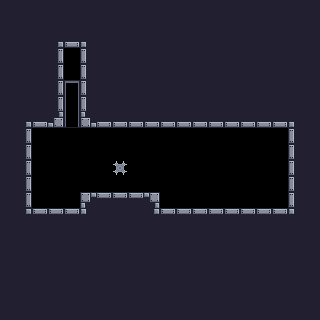

The image is a tile-based game level rendered from a .tmx file. Its description and complete source (layers, tilesets, objects, tile grids) follow:
An orthogonal 20x20 tile map with 16x16 px tiles, 1 tile layer (Tile Layer 1) and 8 objects (6x Attachable, Controllable, Victory).

<map version="1.9" tiledversion="1.9.0" orientation="orthogonal" renderorder="right-down" width="20" height="20" tilewidth="16" tileheight="16" infinite="0" nextlayerid="4" nextobjectid="24">
 <tileset firstgid="1" source="../tilesets/default_tileset.tsx" />
 <layer id="1" name="Tile Layer 1" width="20" height="20">
  <data encoding="csv">
18,18,18,18,18,18,18,18,18,18,18,18,18,18,18,18,18,18,18,18,
18,18,18,18,18,18,18,18,18,18,18,18,18,18,18,18,18,18,18,18,
18,18,18,4,34,5,18,18,18,18,18,18,18,18,18,18,18,18,18,18,
18,18,18,19,0,17,18,18,18,18,18,18,18,18,18,18,18,18,18,18,
18,18,18,19,0,17,18,18,18,18,18,18,18,18,18,18,18,18,18,18,
18,18,18,19,25,17,18,18,18,18,18,18,18,18,18,18,18,18,18,18,
18,18,18,19,41,17,18,18,18,18,18,18,18,18,18,18,18,18,18,18,
18,4,34,35,57,33,34,34,34,34,34,34,34,34,34,34,34,34,5,18,
18,19,0,0,0,0,0,0,0,0,0,0,0,0,0,0,0,0,17,18,
18,19,0,0,0,0,0,0,0,0,0,0,0,0,0,0,0,0,17,18,
18,19,0,0,0,0,0,8,0,0,0,0,0,0,0,0,0,0,17,18,
18,19,0,0,0,0,0,0,0,0,0,0,0,0,0,0,0,0,17,18,
18,19,0,0,0,1,2,2,2,3,0,0,0,0,0,0,0,0,17,18,
18,20,2,2,2,21,18,18,18,20,2,2,2,2,2,2,2,2,21,18,
18,18,18,18,18,18,18,18,18,18,18,18,18,18,18,18,18,18,18,18,
18,18,18,18,18,18,18,18,18,18,18,18,18,18,18,18,18,18,18,18,
18,18,18,18,18,18,18,18,18,18,18,18,18,18,18,18,18,18,18,18,
18,18,18,18,18,18,18,18,18,18,18,18,18,18,18,18,18,18,18,18,
18,18,18,18,18,18,18,18,18,18,18,18,18,18,18,18,18,18,18,18,
18,18,18,18,18,18,18,18,18,18,18,18,18,18,18,18,18,18,18,18
</data>
 </layer>
 <objectgroup id="2" name="Object Layer 1" opacity="0.5">
  <object id="4" name="Controllable" gid="256" x="256" y="176" width="16" height="16">
   <properties>
    <property name="sprite" value="player" />
    <property name="type" value="controllable" />
   </properties>
  </object>
  <object id="10" name="Attachable" gid="255" x="224" y="176" width="16" height="16">
   <properties>
    <property name="sprite" value="attachable" />
    <property name="type" value="attachable" />
   </properties>
  </object>
  <object id="17" name="Victory" gid="253" x="64" y="80" width="16" height="16">
   <properties>
    <property name="sprite" value="cake" />
    <property name="type" value="victory" />
   </properties>
  </object>
  <object id="19" name="Attachable" gid="255" x="208" y="176" width="16" height="16">
   <properties>
    <property name="sprite" value="attachable" />
    <property name="type" value="attachable" />
   </properties>
  </object>
  <object id="20" name="Attachable" gid="255" x="192" y="176" width="16" height="16">
   <properties>
    <property name="sprite" value="attachable" />
    <property name="type" value="attachable" />
   </properties>
  </object>
  <object id="21" name="Attachable" gid="255" x="176" y="176" width="16" height="16">
   <properties>
    <property name="sprite" value="attachable" />
    <property name="type" value="attachable" />
   </properties>
  </object>
  <object id="22" name="Attachable" gid="255" x="160" y="176" width="16" height="16">
   <properties>
    <property name="sprite" value="attachable" />
    <property name="type" value="attachable" />
   </properties>
  </object>
  <object id="23" name="Attachable" gid="255" x="144" y="176" width="16" height="16">
   <properties>
    <property name="sprite" value="attachable" />
    <property name="type" value="attachable" />
   </properties>
  </object>
 </objectgroup>
</map>
